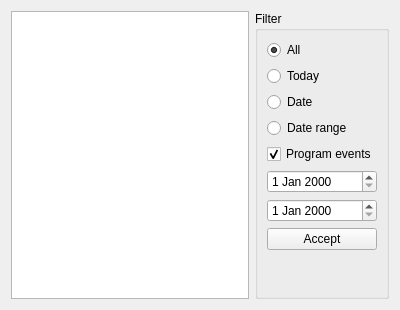
<?xml version="1.0" encoding="UTF-8"?>
<ui version="4.0">
 <class>Events</class>
 <widget class="QWidget" name="Events">
  <property name="geometry">
   <rect>
    <x>0</x>
    <y>0</y>
    <width>400</width>
    <height>310</height>
   </rect>
  </property>
  <property name="windowTitle">
   <string>Form</string>
  </property>
  <layout class="QVBoxLayout" name="verticalLayout_3">
   <item>
    <layout class="QHBoxLayout" name="horizontalLayout">
     <item>
      <widget class="QTableView" name="tableView"/>
     </item>
     <item>
      <widget class="QGroupBox" name="groupBox">
       <property name="title">
        <string>Filter</string>
       </property>
       <layout class="QVBoxLayout" name="verticalLayout_2">
        <item>
         <layout class="QVBoxLayout" name="verticalLayout">
          <item>
           <widget class="QRadioButton" name="radioButton_1">
            <property name="text">
             <string>All</string>
            </property>
            <property name="checked">
             <bool>true</bool>
            </property>
           </widget>
          </item>
          <item>
           <widget class="QRadioButton" name="radioButton_2">
            <property name="text">
             <string>Today</string>
            </property>
           </widget>
          </item>
          <item>
           <widget class="QRadioButton" name="radioButton_3">
            <property name="text">
             <string>Date</string>
            </property>
           </widget>
          </item>
          <item>
           <widget class="QRadioButton" name="radioButton_4">
            <property name="text">
             <string>Date range</string>
            </property>
           </widget>
          </item>
          <item>
           <widget class="QCheckBox" name="checkBox">
            <property name="text">
             <string>Program events</string>
            </property>
            <property name="checked">
             <bool>true</bool>
            </property>
           </widget>
          </item>
          <item>
           <widget class="QDateEdit" name="dateEdit_1"/>
          </item>
          <item>
           <widget class="QDateEdit" name="dateEdit_2"/>
          </item>
          <item>
           <widget class="QPushButton" name="pushButton">
            <property name="text">
             <string>Accept</string>
            </property>
           </widget>
          </item>
          <item>
           <spacer name="verticalSpacer">
            <property name="orientation">
             <enum>Qt::Vertical</enum>
            </property>
            <property name="sizeHint" stdset="0">
             <size>
              <width>20</width>
              <height>40</height>
             </size>
            </property>
           </spacer>
          </item>
         </layout>
        </item>
       </layout>
      </widget>
     </item>
    </layout>
   </item>
  </layout>
 </widget>
 <resources/>
 <connections/>
</ui>
